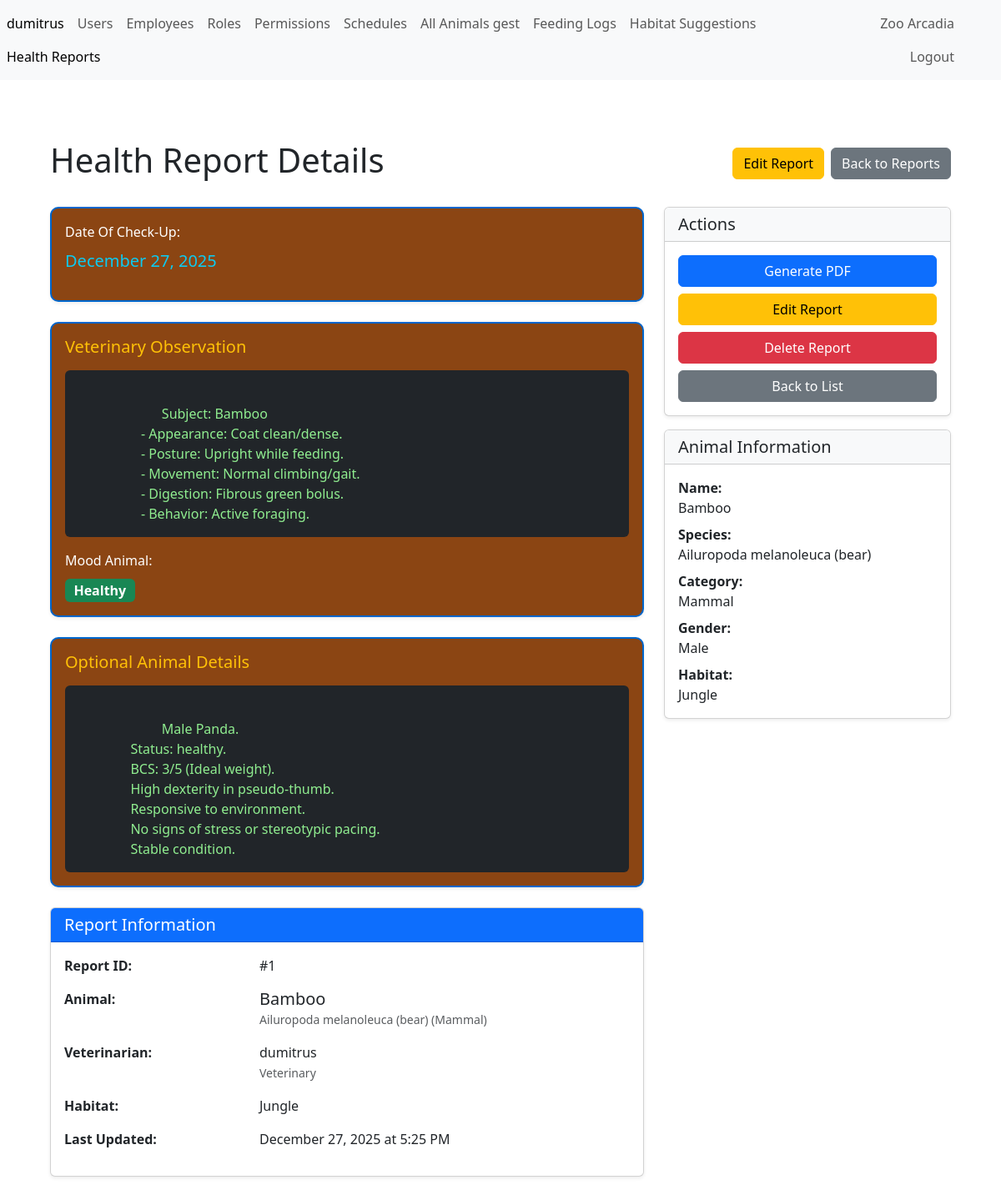
/vreports/gest/view?id=1 (signed in), run on the app's committed database.
### tables this page shows
CREATE TABLE health_state_report (
    id_hs_report INT AUTO_INCREMENT PRIMARY KEY,
     

    full_animal_id INT NOT NULL,
     

    hsr_state ENUM('healthy', 'sick', 'quarantined', 'injured', 'happy', 'sad', 'depressed', 'terminal', 'infant', 'hungry', 'well', 'good_condition', 'angry', 'aggressive', 'nervous', 'anxious', 'recovering', 'pregnant', 'malnourished', 'dehydrated', 'stressed') NOT NULL,
     

    review_date TIMESTAMP NOT NULL DEFAULT CURRENT_TIMESTAMP,
     

    vet_obs TEXT NOT NULL,
     

    checked_by INT NULL,
     

    updated_at TIMESTAMP DEFAULT CURRENT_TIMESTAMP ON UPDATE CURRENT_TIMESTAMP,
     

    opt_details TEXT
     
);

CREATE TABLE animal_general (
    id_animal_g INT AUTO_INCREMENT PRIMARY KEY,
     
    animal_name VARCHAR(50) NOT NULL,
     
    gender ENUM('male', 'female') NOT NULL,
     
    specie_id INT NOT NULL  
     
);

CREATE TABLE specie  (
    id_specie  INT AUTO_INCREMENT PRIMARY KEY,
     
    category_id INT NOT NULL,
     
    specie_name VARCHAR(200) NOT NULL  
     
);

CREATE TABLE category (
    id_category INT AUTO_INCREMENT PRIMARY KEY,
     
    category_name VARCHAR(50) NOT NULL UNIQUE  
     
);

CREATE TABLE users (
    id_user INT AUTO_INCREMENT PRIMARY KEY,
     
    username VARCHAR(50) NOT NULL UNIQUE,
     
    psw VARCHAR(255) NOT NULL,
     
    role_id INT DEFAULT NULL,
     
    employee_id INT NULL UNIQUE,
     
    is_active BOOLEAN NOT NULL DEFAULT TRUE,
     
    created_at TIMESTAMP DEFAULT CURRENT_TIMESTAMP,
     
    updated_at TIMESTAMP DEFAULT CURRENT_TIMESTAMP ON UPDATE CURRENT_TIMESTAMP
     
);

CREATE TABLE roles (
    id_role INT AUTO_INCREMENT PRIMARY KEY,
     
    role_name VARCHAR(50) NOT NULL UNIQUE,
     
    role_description TEXT,
     
     
    created_at TIMESTAMP DEFAULT CURRENT_TIMESTAMP,
     
    updated_at TIMESTAMP DEFAULT CURRENT_TIMESTAMP ON UPDATE CURRENT_TIMESTAMP  
);

CREATE TABLE habitats (
    id_habitat INT AUTO_INCREMENT PRIMARY KEY,
     
    habitat_name VARCHAR(100) NOT NULL,
     
    description_habitat VARCHAR(50)  
);

### App/vreports/vreportsRouter.php (called while the page is built)
<?php
require_once __DIR__ . '/../../includes/functions.php';
handleDomainRouting('vreports', __DIR__);

### public/index.php (called while the page is built, shortened)
<?php
require_once __DIR__ . '/../database/connection.php';
require_once __DIR__ . '/../includes/functions.php';
require_once __DIR__ . '/../App/router.php';
?>

### database/connection.php (called while the page is built, shortened)
<?php
class DB {
    private static $instance = null;
    public static function createInstance() {
        if (!isset(self::$instance)) {
            $optionsPDO[PDO::ATTR_ERRMODE] = PDO::ERRMODE_EXCEPTION;
            self::$instance = new PDO(
                "mysql:host=" . DB_HOST . ";dbname=" . DB_NAME . ";charset=utf8",
                DB_USER,
                DB_PASS,
                $optionsPDO
            );
        }
        return self::$instance;
    }
}

### App/vreports/models/healthStateReport.php (called while the page is built, shortened)
<?php
require_once __DIR__ . '/../../../database/connection.php';
class HealthStateReport {
    private $db;
    public function __construct() {
        $this->db = DB::createInstance();
    }
    public function getById($id) {
        $sql = "SELECT hsr.*,
                       ag.animal_name,
                       ag.gender,
                       s.specie_name,
                       c.category_name,
                       h.habitat_name,
                       u.username AS checked_by_username,
                       r.role_name,
                       af.id_full_animal
                FROM health_state_report hsr
                JOIN animal_full af ON hsr.full_animal_id = af.id_full_animal
                JOIN animal_general ag ON af.animal_g_id = ag.id_animal_g
                JOIN specie s ON ag.specie_id = s.id_specie
                LEFT JOIN category c ON s.category_id = c.id_category
                LEFT JOIN habitats h ON af.habitat_id = h.id_habitat
                LEFT JOIN users u ON hsr.checked_by = u.id_user
                LEFT JOIN roles r ON u.role_id = r.id_role
                WHERE hsr.id_hs_report = :id";
        $stmt = $this->db->prepare($sql);
        $stmt->execute([':id' => $id]);
        return $stmt->fetch(PDO::FETCH_OBJ);
    }
}

### App/vreports/views/gest/view.php (the view)
<?php
require_once __DIR__ . '/../../../../includes/functions.php';
function getStateBadgeClass($state) {
    $stateColors = [
        'healthy' => 'success',
        'well' => 'success',
        'good_condition' => 'success',
        'happy' => 'success',
        'sick' => 'danger',
        'injured' => 'danger',
        'malnourished' => 'danger',
        'dehydrated' => 'danger',
        'quarantined' => 'warning',
        'terminal' => 'warning',
        'recovering' => 'info',
        'pregnant' => 'info',
        'sad' => 'warning',
        'depressed' => 'warning',
        'stressed' => 'warning',
        'nervous' => 'warning',
        'anxious' => 'warning',
        'hungry' => 'warning',
        'angry' => 'danger',
        'aggressive' => 'danger',
        'infant' => 'secondary'
    ];
    return $stateColors[$state] ?? 'secondary';
}
?>
<div class="container mt-4">
    <div class="d-flex justify-content-between align-items-center mb-4">
        <h1>Health Report Details</h1>
        <div class="d-flex gap-2">
            <?php if (hasPermission('vet_reports-edit')): ?>
                <a href="/vreports/gest/edit?id=<?= $report->id_hs_report ?>" class="btn btn-warning">
                    <i class="bi bi-pencil"></i> Edit Report
                </a>
            <?php endif; ?>
            <a href="/vreports/gest/start" class="btn btn-secondary">
                <i class="bi bi-arrow-left"></i> Back to Reports
            </a>
        </div>
    </div>
    <div class="row">
        <div class="col-md-8">
            <div class="card shadow-sm mb-4" style="background-color: #8B4513; border: 2px solid #0066cc; border-radius: 10px;">
                <div class="card-body text-white">
                    <div class="row mb-3">
                        <div class="col-12">
                            <label class="text-white mb-2">Date Of Check-Up:</label>
                            <div class="text-info fs-5">
                                <?php
                                    $date = new DateTime($report->review_date);
                                    echo $date->format('F j, Y');
                                ?>
                            </div>
                        </div>
                    </div>
                </div>
            </div>
            <div class="card shadow-sm mb-4" style="background-color: #8B4513; border: 2px solid #0066cc; border-radius: 10px;">
                <div class="card-body text-white">
                    <h5 class="text-warning mb-3"><i class="bi bi-clipboard-check"></i> Veterinary Observation</h5>
                    <div class="bg-dark p-3 rounded" style="min-height: 150px; white-space: pre-wrap; color: #90EE90;">
                        <?= htmlspecialchars($report->vet_obs) ?>
                    </div>
                    <div class="mt-3">
                        <label class="text-white mb-2">Mood Animal:</label>
                        <div class="text-info fs-5">
                            <span class="badge bg-<?= getStateBadgeClass($report->hsr_state) ?> fs-6">
                                <?= htmlspecialchars(ucfirst(str_replace('_', ' ', $report->hsr_state))) ?>
                            </span>
                        </div>
                    </div>
                </div>
            </div>
            <div class="card shadow-sm mb-4" style="background-color: #8B4513; border: 2px solid #0066cc; border-radius: 10px;">
                <div class="card-body text-white">
                    <h5 class="text-warning mb-3"><i class="bi bi-info-circle"></i> Optional Animal Details</h5>
                    <div class="bg-dark p-3 rounded" style="min-height: 100px; white-space: pre-wrap; color: #90EE90;">
                        <?= $report->opt_details ? htmlspecialchars($report->opt_details) : '<em class="text-muted">No additional details provided.</em>' ?>
                    </div>
                </div>
            </div>
            <div class="card shadow-sm mb-4">
                <div class="card-header bg-primary text-white">
                    <h5 class="mb-0"><i class="bi bi-file-medical"></i> Report Information</h5>
                </div>
                <div class="card-body">
                    <div class="row mb-3">
                        <div class="col-md-4">
                            <strong>Report ID:</strong>
                        </div>
                        <div class="col-md-8">
                            #<?= $report->id_hs_report ?>
                        </div>
                    </div>
                    <div class="row mb-3">
                        <div class="col-md-4">
                            <strong>Animal:</strong>
                        </div>
                        <div class="col-md-8">
                            <h5 class="mb-0"><?= htmlspecialchars($report->animal_name ?? 'N/A') ?></h5>
                            <small class="text-muted">
                                <?= htmlspecialchars($report->specie_name ?? 'N/A') ?>
                                <?php if ($report->category_name): ?>
                                    (<?= htmlspecialchars($report->category_name) ?>)
                                <?php endif; ?>
                            </small>
                        </div>
                    </div>
                    <div class="row mb-3">
                        <div class="col-md-4">
                            <strong>Veterinarian:</strong>
                        </div>
                        <div class="col-md-8">
                            <?= htmlspecialchars($report->checked_by_username ?? 'Unknown') ?>
                            <?php if ($report->role_name): ?>
                                <br><small class="text-muted"><?= htmlspecialchars($report->role_name) ?></small>
                            <?php endif; ?>
                        </div>
                    </div>
                    <?php if ($report->habitat_name): ?>
                    <div class="row mb-3">
                        <div class="col-md-4">
                            <strong>Habitat:</strong>
                        </div>
                        <div class="col-md-8">
                            <?= htmlspecialchars($report->habitat_name) ?>
                        </div>
                    </div>
                    <?php endif; ?>
                    <div class="row mb-3">
                        <div class="col-md-4">
                            <strong>Last Updated:</strong>
                        </div>
                        <div class="col-md-8">
                            <?php
                                $updated = new DateTime($report->updated_at);
                                echo $updated->format('F j, Y \a\t g:i A');
                            ?>
                        </div>
                    </div>
                </div>
            </div>
        </div>
        <div class="col-md-4">
            <div class="card shadow-sm">
                <div class="card-header bg-light">
                    <h5 class="mb-0">Actions</h5>
                </div>
                <div class="card-body">
                    <div class="d-grid gap-2">
                        <a href="/vreports/gest/generatePDF?id=<?= $report->id_hs_report ?>"
                           class="btn btn-primary"
                           target="_blank">
                            <i class="bi bi-file-pdf"></i> Generate PDF
                        </a>
                        <?php if (hasPermission('vet_reports-edit')): ?>
                            <a href="/vreports/gest/edit?id=<?= $report->id_hs_report ?>" class="btn btn-warning">
                                <i class="bi bi-pencil"></i> Edit Report
                            </a>
                        <?php endif; ?>
                        <?php
                        $isAdmin = isset($_SESSION['user']['role_name']) && $_SESSION['user']['role_name'] === 'Admin';
                        if (hasPermission('vet_reports-edit') || $isAdmin):
                        ?>
                            <a href="/vreports/gest/delete?id=<?= $report->id_hs_report ?>"
                               class="btn btn-danger"
                               onclick="return confirm('Are you sure you want to delete this health report?');">
                                <i class="bi bi-trash"></i> Delete Report
                            </a>
                        <?php endif; ?>
                        <a href="/vreports/gest/start" class="btn btn-secondary">
                            <i class="bi bi-arrow-left"></i> Back to List
                        </a>
                    </div>
                </div>
            </div>
            <div class="card shadow-sm mt-3">
                <div class="card-header bg-light">
                    <h5 class="mb-0">Animal Information</h5>
                </div>
                <div class="card-body">
                    <p class="mb-2">
                        <strong>Name:</strong><br>
                        <?= htmlspecialchars($report->animal_name ?? 'N/A') ?>
                    </p>
                    <p class="mb-2">
                        <strong>Species:</strong><br>
                        <?= htmlspecialchars($report->specie_name ?? 'N/A') ?>
                    </p>
                    <?php if ($report->category_name): ?>
                    <p class="mb-2">
                        <strong>Category:</strong><br>
                        <?= htmlspecialchars($report->category_name) ?>
                    </p>
                    <?php endif; ?>
                    <?php if ($report->gender): ?>
                    <p class="mb-2">
                        <strong>Gender:</strong><br>
                        <?= htmlspecialchars(ucfirst($report->gender)) ?>
                    </p>
                    <?php endif; ?>
                    <?php if ($report->habitat_name): ?>
                    <p class="mb-0">
                        <strong>Habitat:</strong><br>
                        <?= htmlspecialchars($report->habitat_name) ?>
                    </p>
                    <?php endif; ?>
                </div>
            </div>
        </div>
    </div>
</div>

### data on the page
health_state_report: review_date "December 27, 2025", vet_obs "Subject: Bamboo - Appearance: Coat clean/dense. - Posture: Upright while feeding. - Movement: Normal climbing/gait. - Digestion: Fibrous green bolus. - Behavior: Active foraging.", hsr_state "Healthy", opt_details "Male Panda. Status: healthy. BCS: 3/5 (Ideal weight). High dexterity in pseudo-thumb. Responsive to environment. No signs of stress or stereotypic pacing. Stable condition.", id_hs_report "1", animal_general.animal_name "Bamboo", specie.specie_name "Ailuropoda melanoleuca (bear)", category.category_name "Mammal", users.username "dumitrus", roles.role_name "Veterinary", habitats.habitat_name "Jungle", updated_at "December 27, 2025 at 5:25 PM", animal_general.gender "Male"

### other printed values
$_SESSION["user"]["username"] "dumitrus"
